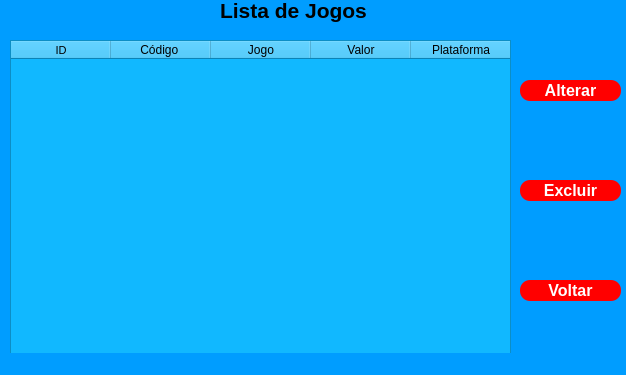
<?xml version="1.0" encoding="UTF-8"?>
<ui version="4.0">
 <class>MainWindow</class>
 <widget class="QMainWindow" name="MainWindow">
  <property name="geometry">
   <rect>
    <x>0</x>
    <y>0</y>
    <width>626</width>
    <height>375</height>
   </rect>
  </property>
  <property name="windowTitle">
   <string>MainWindow</string>
  </property>
  <property name="styleSheet">
   <string notr="true">background-color: rgb(0, 157, 255);</string>
  </property>
  <widget class="QWidget" name="centralwidget">
   <widget class="QLabel" name="label">
    <property name="geometry">
     <rect>
      <x>220</x>
      <y>-10</y>
      <width>151</width>
      <height>41</height>
     </rect>
    </property>
    <property name="font">
     <font>
      <pointsize>16</pointsize>
      <weight>75</weight>
      <bold>true</bold>
     </font>
    </property>
    <property name="text">
     <string>Lista de Jogos</string>
    </property>
   </widget>
   <widget class="QTableWidget" name="tableWidget">
    <property name="geometry">
     <rect>
      <x>10</x>
      <y>40</y>
      <width>501</width>
      <height>471</height>
     </rect>
    </property>
    <property name="styleSheet">
     <string notr="true">background-color: rgb(17, 184, 255);</string>
    </property>
    <column>
     <property name="text">
      <string>ID</string>
     </property>
     <property name="font">
      <font>
       <pointsize>8</pointsize>
      </font>
     </property>
    </column>
    <column>
     <property name="text">
      <string>Código </string>
     </property>
    </column>
    <column>
     <property name="text">
      <string>Jogo</string>
     </property>
    </column>
    <column>
     <property name="text">
      <string>Valor</string>
     </property>
    </column>
    <column>
     <property name="text">
      <string>Plataforma</string>
     </property>
    </column>
   </widget>
   <widget class="QPushButton" name="pushButton">
    <property name="geometry">
     <rect>
      <x>520</x>
      <y>180</y>
      <width>101</width>
      <height>21</height>
     </rect>
    </property>
    <property name="font">
     <font>
      <pointsize>12</pointsize>
      <weight>75</weight>
      <bold>true</bold>
     </font>
    </property>
    <property name="styleSheet">
     <string notr="true">QPushButton{
	background-color: rgb(255, 0, 0);
	border:none;
	border-radius: 10px;
	color: #FFF
}
</string>
    </property>
    <property name="text">
     <string>Excluir</string>
    </property>
   </widget>
   <widget class="QPushButton" name="pushButton_2">
    <property name="geometry">
     <rect>
      <x>520</x>
      <y>80</y>
      <width>101</width>
      <height>21</height>
     </rect>
    </property>
    <property name="font">
     <font>
      <pointsize>12</pointsize>
      <weight>75</weight>
      <bold>true</bold>
     </font>
    </property>
    <property name="styleSheet">
     <string notr="true">QPushButton{
	background-color: rgb(255, 0, 0);
	border:none;
	border-radius: 10px;
	color: #FFF
}
</string>
    </property>
    <property name="text">
     <string>Alterar</string>
    </property>
   </widget>
   <widget class="QPushButton" name="pushButton_3">
    <property name="geometry">
     <rect>
      <x>520</x>
      <y>280</y>
      <width>101</width>
      <height>21</height>
     </rect>
    </property>
    <property name="font">
     <font>
      <pointsize>12</pointsize>
      <weight>75</weight>
      <bold>true</bold>
     </font>
    </property>
    <property name="styleSheet">
     <string notr="true">QPushButton{
	background-color: rgb(255, 0, 0);
	border:none;
	border-radius: 10px;
	color: #FFF
}
</string>
    </property>
    <property name="text">
     <string>Voltar</string>
    </property>
   </widget>
  </widget>
  <widget class="QMenuBar" name="menubar">
   <property name="geometry">
    <rect>
     <x>0</x>
     <y>0</y>
     <width>626</width>
     <height>21</height>
    </rect>
   </property>
  </widget>
  <widget class="QStatusBar" name="statusbar"/>
 </widget>
 <resources/>
 <connections/>
</ui>
